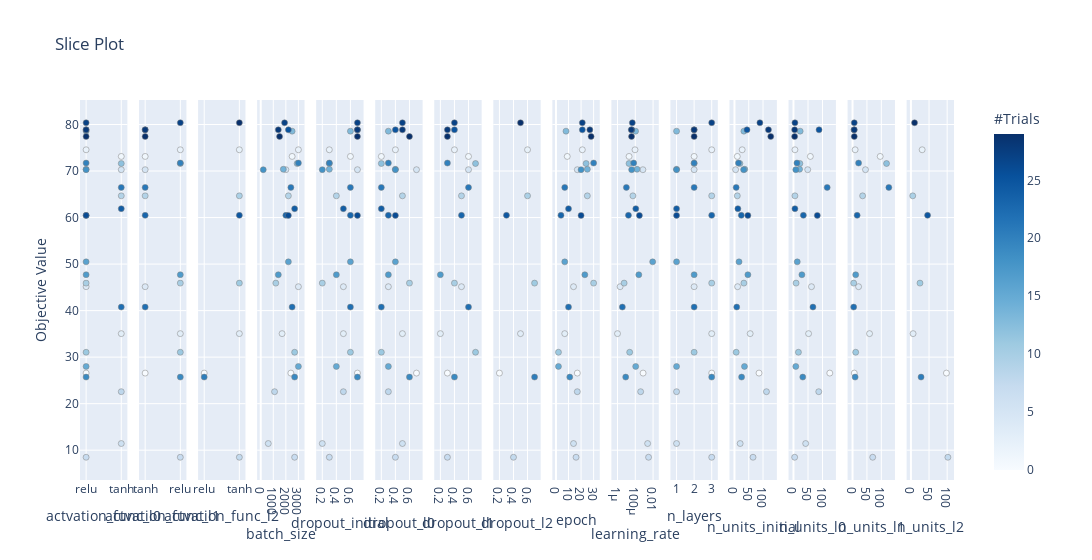

The code cell stored with this chart in its notebook:
### Markdown cell above
Nota-se pelo gráfico do histórico do tunning do modelo que ocorreu uma melhora na performance do modelo com o decorrer das iterações, obtendo um **'recall'** médio de 80.38% na validação cruzada.

### Code cell
plot_slice(study)

### Figure 1 — Plotly figure (JSON) as saved in the notebook; plotly's stock layout.template omitted (floating-point values rounded to 4 significant figures)
{"data": [{"marker": {"color": [0, 1, 2, 3, 4, 5, 6, 7, 8, 9, 10, 11, 12, 13, 14, 15, 16, 17, 18, 19, 20, 21, 22, 23, 24, 25, 26, 27, 28, 29], "colorbar": {"title": {"text": "#Trials"}, "x": 1, "xpad": 40}, "colorscale": [[0, "rgb(247,251,255)"], [0.125, "rgb(222,235,247)"], [0.25, "rgb(198,219,239)"], [0.375, "rgb(158,202,225)"], [0.5, "rgb(107,174,214)"], [0.625, "rgb(66,146,198)"], [0.75, "rgb(33,113,181)"], [0.875, "rgb(8,81,156)"], [1, "rgb(8,48,107)"]], "line": {"color": "Grey", "width": 0.5}, "showscale": true}, "mode": "markers", "showlegend": false, "type": "scatter", "x": ["relu", "tanh", "relu", "tanh", "relu", "tanh", "tanh", "relu", "tanh", "tanh", "relu", "relu", "tanh", "relu", "relu", "relu", "relu", "relu", "relu", "relu", "relu", "tanh", "tanh", "relu", "tanh", "relu", "relu", "relu", "relu", "relu"], "xaxis": "x", "y": [26.57, 73.14, 74.57, 35.05, 45.14, 70.29, 11.43, 8.48, 22.57, 64.67, 45.91, 31.05, 71.62, 78.57, 70.38, 28.0, 50.48, 47.71, 70.29, 25.71, 71.72, 66.48, 40.76, 60.48, 61.91, 78.86, 60.47, 80.38, 78.86, 77.43], "yaxis": "y"}, {"marker": {"color": [0, 1, 2, 3, 4, 5, 7, 9, 10, 11, 12, 17, 19, 20, 21, 22, 23, 25, 27, 28, 29], "colorbar": {"title": {"text": "#Trials"}, "x": 1, "xpad": 40}, "colorscale": [[0, "rgb(247,251,255)"], [0.125, "rgb(222,235,247)"], [0.25, "rgb(198,219,239)"], [0.375, "rgb(158,202,225)"], [0.5, "rgb(107,174,214)"], [0.625, "rgb(66,146,198)"], [0.75, "rgb(33,113,181)"], [0.875, "rgb(8,81,156)"], [1, "rgb(8,48,107)"]], "line": {"color": "Grey", "width": 0.5}, "showscale": false}, "mode": "markers", "showlegend": false, "type": "scatter", "x": ["tanh", "tanh", "relu", "relu", "tanh", "tanh", "relu", "tanh", "relu", "relu", "relu", "relu", "relu", "relu", "tanh", "tanh", "tanh", "tanh", "relu", "tanh", "tanh"], "xaxis": "x2", "y": [26.57, 73.14, 74.57, 35.05, 45.14, 70.29, 8.48, 64.67, 45.91, 31.05, 71.62, 47.71, 25.71, 71.72, 66.48, 40.76, 60.48, 78.86, 80.38, 78.86, 77.43], "yaxis": "y2"}, {"marker": {"color": [0, 2, 3, 7, 9, 10, 19, 23, 27], "colorbar": {"title": {"text": "#Trials"}, "x": 1, "xpad": 40}, "colorscale": [[0, "rgb(247,251,255)"], [0.125, "rgb(222,235,247)"], [0.25, "rgb(198,219,239)"], [0.375, "rgb(158,202,225)"], [0.5, "rgb(107,174,214)"], [0.625, "rgb(66,146,198)"], [0.75, "rgb(33,113,181)"], [0.875, "rgb(8,81,156)"], [1, "rgb(8,48,107)"]], "line": {"color": "Grey", "width": 0.5}, "showscale": false}, "mode": "markers", "showlegend": false, "type": "scatter", "x": ["relu", "tanh", "tanh", "tanh", "tanh", "tanh", "relu", "tanh", "tanh"], "xaxis": "x3", "y": [26.57, 74.57, 35.05, 8.48, 64.67, 45.91, 25.71, 60.48, 80.38], "yaxis": "y3"}, {"marker": {"color": [0, 1, 2, 3, 4, 5, 6, 7, 8, 9, 10, 11, 12, 13, 14, 15, 16, 17, 18, 19, 20, 21, 22, 23, 24, 25, 26, 27, 28, 29], "colorbar": {"title": {"text": "#Trials"}, "x": 1, "xpad": 40}, "colorscale": [[0, "rgb(247,251,255)"], [0.125, "rgb(222,235,247)"], [0.25, "rgb(198,219,239)"], [0.375, "rgb(158,202,225)"], [0.5, "rgb(107,174,214)"], [0.625, "rgb(66,146,198)"], [0.75, "rgb(33,113,181)"], [0.875, "rgb(8,81,156)"], [1, "rgb(8,48,107)"]], "line": {"color": "Grey", "width": 0.5}, "showscale": false}, "mode": "markers", "showlegend": false, "type": "scatter", "x": [2400, 2500, 3000, 1700, 3000, 2000, 600, 2700, 1100, 2200, 1200, 2700, 2900, 2500, 1800, 3000, 2200, 1400, 200, 2700, 3000, 2400, 2500, 2000, 2700, 2200, 2200, 1900, 1400, 1500], "xaxis": "x4", "y": [26.57, 73.14, 74.57, 35.05, 45.14, 70.29, 11.43, 8.48, 22.57, 64.67, 45.91, 31.05, 71.62, 78.57, 70.38, 28.0, 50.48, 47.71, 70.29, 25.71, 71.72, 66.48, 40.76, 60.48, 61.91, 78.86, 60.47, 80.38, 78.86, 77.43], "yaxis": "y4"}, {"marker": {"color": [0, 1, 2, 3, 4, 5, 6, 7, 8, 9, 10, 11, 12, 13, 14, 15, 16, 17, 18, 19, 20, 21, 22, 23, 24, 25, 26, 27, 28, 29], "colorbar": {"title": {"text": "#Trials"}, "x": 1, "xpad": 40}, "colorscale": [[0, "rgb(247,251,255)"], [0.125, "rgb(222,235,247)"], [0.25, "rgb(198,219,239)"], [0.375, "rgb(158,202,225)"], [0.5, "rgb(107,174,214)"], [0.625, "rgb(66,146,198)"], [0.75, "rgb(33,113,181)"], [0.875, "rgb(8,81,156)"], [1, "rgb(8,48,107)"]], "line": {"color": "Grey", "width": 0.5}, "showscale": false}, "mode": "markers", "showlegend": false, "type": "scatter", "x": [0.7, 0.6, 0.3, 0.5, 0.5, 0.7, 0.2, 0.3, 0.5, 0.4, 0.2, 0.6, 0.3, 0.6, 0.3, 0.4, 0.6, 0.4, 0.2, 0.7, 0.3, 0.6, 0.6, 0.6, 0.5, 0.7, 0.7, 0.7, 0.7, 0.7], "xaxis": "x5", "y": [26.57, 73.14, 74.57, 35.05, 45.14, 70.29, 11.43, 8.48, 22.57, 64.67, 45.91, 31.05, 71.62, 78.57, 70.38, 28.0, 50.48, 47.71, 70.29, 25.71, 71.72, 66.48, 40.76, 60.48, 61.91, 78.86, 60.47, 80.38, 78.86, 77.43], "yaxis": "y5"}, {"marker": {"color": [0, 1, 2, 3, 4, 5, 6, 7, 8, 9, 10, 11, 12, 13, 14, 15, 16, 17, 18, 19, 20, 21, 22, 23, 24, 25, 26, 27, 28, 29], "colorbar": {"title": {"text": "#Trials"}, "x": 1, "xpad": 40}, "colorscale": [[0, "rgb(247,251,255)"], [0.125, "rgb(222,235,247)"], [0.25, "rgb(198,219,239)"], [0.375, "rgb(158,202,225)"], [0.5, "rgb(107,174,214)"], [0.625, "rgb(66,146,198)"], [0.75, "rgb(33,113,181)"], [0.875, "rgb(8,81,156)"], [1, "rgb(8,48,107)"]], "line": {"color": "Grey", "width": 0.5}, "showscale": false}, "mode": "markers", "showlegend": false, "type": "scatter", "x": [0.7, 0.2, 0.4, 0.5, 0.3, 0.7, 0.5, 0.4, 0.3, 0.5, 0.6, 0.2, 0.2, 0.3, 0.4, 0.3, 0.4, 0.3, 0.4, 0.6, 0.3, 0.2, 0.2, 0.3, 0.2, 0.4, 0.4, 0.5, 0.5, 0.6], "xaxis": "x6", "y": [26.57, 73.14, 74.57, 35.05, 45.14, 70.29, 11.43, 8.48, 22.57, 64.67, 45.91, 31.05, 71.62, 78.57, 70.38, 28.0, 50.48, 47.71, 70.29, 25.71, 71.72, 66.48, 40.76, 60.48, 61.91, 78.86, 60.47, 80.38, 78.86, 77.43], "yaxis": "y6"}, {"marker": {"color": [0, 1, 2, 3, 4, 5, 7, 9, 10, 11, 12, 17, 19, 20, 21, 22, 23, 25, 27, 28, 29], "colorbar": {"title": {"text": "#Trials"}, "x": 1, "xpad": 40}, "colorscale": [[0, "rgb(247,251,255)"], [0.125, "rgb(222,235,247)"], [0.25, "rgb(198,219,239)"], [0.375, "rgb(158,202,225)"], [0.5, "rgb(107,174,214)"], [0.625, "rgb(66,146,198)"], [0.75, "rgb(33,113,181)"], [0.875, "rgb(8,81,156)"], [1, "rgb(8,48,107)"]], "line": {"color": "Grey", "width": 0.5}, "showscale": false}, "mode": "markers", "showlegend": false, "type": "scatter", "x": [0.3, 0.6, 0.4, 0.2, 0.5, 0.6, 0.3, 0.5, 0.4, 0.7, 0.7, 0.2, 0.4, 0.3, 0.6, 0.6, 0.5, 0.4, 0.4, 0.3, 0.3], "xaxis": "x7", "y": [26.57, 73.14, 74.57, 35.05, 45.14, 70.29, 8.48, 64.67, 45.91, 31.05, 71.62, 47.71, 25.71, 71.72, 66.48, 40.76, 60.48, 78.86, 80.38, 78.86, 77.43], "yaxis": "y7"}, {"marker": {"color": [0, 2, 3, 7, 9, 10, 19, 23, 27], "colorbar": {"title": {"text": "#Trials"}, "x": 1, "xpad": 40}, "colorscale": [[0, "rgb(247,251,255)"], [0.125, "rgb(222,235,247)"], [0.25, "rgb(198,219,239)"], [0.375, "rgb(158,202,225)"], [0.5, "rgb(107,174,214)"], [0.625, "rgb(66,146,198)"], [0.75, "rgb(33,113,181)"], [0.875, "rgb(8,81,156)"], [1, "rgb(8,48,107)"]], "line": {"color": "Grey", "width": 0.5}, "showscale": false}, "mode": "markers", "showlegend": false, "type": "scatter", "x": [0.2, 0.6, 0.5, 0.4, 0.6, 0.7, 0.7, 0.3, 0.5], "xaxis": "x8", "y": [26.57, 74.57, 35.05, 8.48, 64.67, 45.91, 25.71, 60.48, 80.38], "yaxis": "y8"}, {"marker": {"color": [0, 1, 2, 3, 4, 5, 6, 7, 8, 9, 10, 11, 12, 13, 14, 15, 16, 17, 18, 19, 20, 21, 22, 23, 24, 25, 26, 27, 28, 29], "colorbar": {"title": {"text": "#Trials"}, "x": 1, "xpad": 40}, "colorscale": [[0, "rgb(247,251,255)"], [0.125, "rgb(222,235,247)"], [0.25, "rgb(198,219,239)"], [0.375, "rgb(158,202,225)"], [0.5, "rgb(107,174,214)"], [0.625, "rgb(66,146,198)"], [0.75, "rgb(33,113,181)"], [0.875, "rgb(8,81,156)"], [1, "rgb(8,48,107)"]], "line": {"color": "Grey", "width": 0.5}, "showscale": false}, "mode": "markers", "showlegend": false, "type": "scatter", "x": [17, 9, 21, 7, 14, 17, 14, 16, 17, 25, 30, 2, 24, 8, 25, 2, 7, 23, 20, 11, 30, 7, 10, 4, 10, 21, 20, 21, 27, 28], "xaxis": "x9", "y": [26.57, 73.14, 74.57, 35.05, 45.14, 70.29, 11.43, 8.48, 22.57, 64.67, 45.91, 31.05, 71.62, 78.57, 70.38, 28.0, 50.48, 47.71, 70.29, 25.71, 71.72, 66.48, 40.76, 60.48, 61.91, 78.86, 60.47, 80.38, 78.86, 77.43], "yaxis": "y9"}, {"marker": {"color": [0, 1, 2, 3, 4, 5, 6, 7, 8, 9, 10, 11, 12, 13, 14, 15, 16, 17, 18, 19, 20, 21, 22, 23, 24, 25, 26, 27, 28, 29], "colorbar": {"title": {"text": "#Trials"}, "x": 1, "xpad": 40}, "colorscale": [[0, "rgb(247,251,255)"], [0.125, "rgb(222,235,247)"], [0.25, "rgb(198,219,239)"], [0.375, "rgb(158,202,225)"], [0.5, "rgb(107,174,214)"], [0.625, "rgb(66,146,198)"], [0.75, "rgb(33,113,181)"], [0.875, "rgb(8,81,156)"], [1, "rgb(8,48,107)"]], "line": {"color": "Grey", "width": 0.5}, "showscale": false}, "mode": "markers", "showlegend": false, "type": "scatter", "x": [0.0007528, 1.998e-05, 9.313e-05, 1.006e-06, 1.969e-06, 0.0007161, 0.002434, 0.003101, 0.0003997, 5.387e-05, 5.571e-06, 2.345e-05, 1.986e-05, 0.0001072, 0.0001573, 0.0001114, 0.008954, 0.0002483, 3.917e-05, 8.375e-06, 6.609e-05, 9.938e-06, 3.522e-06, 1.706e-05, 0.0001139, 4.107e-05, 0.0002903, 4.64e-05, 3.561e-05, 3.784e-05], "xaxis": "x10", "y": [26.57, 73.14, 74.57, 35.05, 45.14, 70.29, 11.43, 8.48, 22.57, 64.67, 45.91, 31.05, 71.62, 78.57, 70.38, 28.0, 50.48, 47.71, 70.29, 25.71, 71.72, 66.48, 40.76, 60.48, 61.91, 78.86, 60.47, 80.38, 78.86, 77.43], "yaxis": "y10"}, {"marker": {"color": [0, 1, 2, 3, 4, 5, 6, 7, 8, 9, 10, 11, 12, 13, 14, 15, 16, 17, 18, 19, 20, 21, 22, 23, 24, 25, 26, 27, 28, 29], "colorbar": {"title": {"text": "#Trials"}, "x": 1, "xpad": 40}, "colorscale": [[0, "rgb(247,251,255)"], [0.125, "rgb(222,235,247)"], [0.25, "rgb(198,219,239)"], [0.375, "rgb(158,202,225)"], [0.5, "rgb(107,174,214)"], [0.625, "rgb(66,146,198)"], [0.75, "rgb(33,113,181)"], [0.875, "rgb(8,81,156)"], [1, "rgb(8,48,107)"]], "line": {"color": "Grey", "width": 0.5}, "showscale": false}, "mode": "markers", "showlegend": false, "type": "scatter", "x": [3, 2, 3, 3, 2, 2, 1, 3, 1, 3, 3, 2, 2, 1, 1, 1, 1, 2, 1, 3, 2, 2, 2, 3, 1, 2, 1, 3, 2, 2], "xaxis": "x11", "y": [26.57, 73.14, 74.57, 35.05, 45.14, 70.29, 11.43, 8.48, 22.57, 64.67, 45.91, 31.05, 71.62, 78.57, 70.38, 28.0, 50.48, 47.71, 70.29, 25.71, 71.72, 66.48, 40.76, 60.48, 61.91, 78.86, 60.47, 80.38, 78.86, 77.43], "yaxis": "y11"}, {"marker": {"color": [0, 1, 2, 3, 4, 5, 6, 7, 8, 9, 10, 11, 12, 13, 14, 15, 16, 17, 18, 19, 20, 21, 22, 23, 24, 25, 26, 27, 28, 29], "colorbar": {"title": {"text": "#Trials"}, "x": 1, "xpad": 40}, "colorscale": [[0, "rgb(247,251,255)"], [0.125, "rgb(222,235,247)"], [0.25, "rgb(198,219,239)"], [0.375, "rgb(158,202,225)"], [0.5, "rgb(107,174,214)"], [0.625, "rgb(66,146,198)"], [0.75, "rgb(33,113,181)"], [0.875, "rgb(8,81,156)"], [1, "rgb(8,48,107)"]], "line": {"color": "Grey", "width": 0.5}, "showscale": false}, "mode": "markers", "showlegend": false, "type": "scatter", "x": [86, 10, 27, 55, 11, 4, 20, 65, 112, 10, 33, 6, 19, 33, 36, 35, 16, 47, 32, 25, 14, 6, 8, 24, 12, 44, 47, 89, 119, 127], "xaxis": "x12", "y": [26.57, 73.14, 74.57, 35.05, 45.14, 70.29, 11.43, 8.48, 22.57, 64.67, 45.91, 31.05, 71.62, 78.57, 70.38, 28.0, 50.48, 47.71, 70.29, 25.71, 71.72, 66.48, 40.76, 60.48, 61.91, 78.86, 60.47, 80.38, 78.86, 77.43], "yaxis": "y12"}, {"marker": {"color": [0, 1, 2, 3, 4, 5, 6, 7, 8, 9, 10, 11, 12, 13, 14, 15, 16, 17, 18, 19, 20, 21, 22, 23, 24, 25, 26, 27, 28, 29], "colorbar": {"title": {"text": "#Trials"}, "x": 1, "xpad": 40}, "colorscale": [[0, "rgb(247,251,255)"], [0.125, "rgb(222,235,247)"], [0.25, "rgb(198,219,239)"], [0.375, "rgb(158,202,225)"], [0.5, "rgb(107,174,214)"], [0.625, "rgb(66,146,198)"], [0.75, "rgb(33,113,181)"], [0.875, "rgb(8,81,156)"], [1, "rgb(8,48,107)"]], "line": {"color": "Grey", "width": 0.5}, "showscale": false}, "mode": "markers", "showlegend": false, "type": "scatter", "x": [125, 58, 5, 52, 62, 49, 42, 4, 87, 5, 9, 17, 22, 23, 21, 8, 13, 29, 8, 32, 12, 116, 67, 34, 5, 88, 82, 5, 4, 4], "xaxis": "x13", "y": [26.57, 73.14, 74.57, 35.05, 45.14, 70.29, 11.43, 8.48, 22.57, 64.67, 45.91, 31.05, 71.62, 78.57, 70.38, 28.0, 50.48, 47.71, 70.29, 25.71, 71.72, 66.48, 40.76, 60.48, 61.91, 78.86, 60.47, 80.38, 78.86, 77.43], "yaxis": "y13"}, {"marker": {"color": [0, 1, 2, 3, 4, 5, 7, 9, 10, 11, 12, 17, 19, 20, 21, 22, 23, 25, 27, 28, 29], "colorbar": {"title": {"text": "#Trials"}, "x": 1, "xpad": 40}, "colorscale": [[0, "rgb(247,251,255)"], [0.125, "rgb(222,235,247)"], [0.25, "rgb(198,219,239)"], [0.375, "rgb(158,202,225)"], [0.5, "rgb(107,174,214)"], [0.625, "rgb(66,146,198)"], [0.75, "rgb(33,113,181)"], [0.875, "rgb(8,81,156)"], [1, "rgb(8,48,107)"]], "line": {"color": "Grey", "width": 0.5}, "showscale": false}, "mode": "markers", "showlegend": false, "type": "scatter", "x": [6, 96, 9, 59, 21, 45, 70, 35, 4, 11, 118, 11, 9, 21, 126, 4, 16, 5, 6, 6, 6], "xaxis": "x14", "y": [26.57, 73.14, 74.57, 35.05, 45.14, 70.29, 8.48, 64.67, 45.91, 31.05, 71.62, 47.71, 25.71, 71.72, 66.48, 40.76, 60.48, 78.86, 80.38, 78.86, 77.43], "yaxis": "y14"}, {"marker": {"color": [0, 2, 3, 7, 9, 10, 19, 23, 27], "colorbar": {"title": {"text": "#Trials"}, "x": 1, "xpad": 40}, "colorscale": [[0, "rgb(247,251,255)"], [0.125, "rgb(222,235,247)"], [0.25, "rgb(198,219,239)"], [0.375, "rgb(158,202,225)"], [0.5, "rgb(107,174,214)"], [0.625, "rgb(66,146,198)"], [0.75, "rgb(33,113,181)"], [0.875, "rgb(8,81,156)"], [1, "rgb(8,48,107)"]], "line": {"color": "Grey", "width": 0.5}, "showscale": false}, "mode": "markers", "showlegend": false, "type": "scatter", "x": [98, 31, 6, 102, 5, 25, 28, 46, 10], "xaxis": "x15", "y": [26.57, 74.57, 35.05, 8.48, 64.67, 45.91, 25.71, 60.48, 80.38], "yaxis": "y15"}], "layout": {"title": {"text": "Slice Plot"}, "width": 4500, "xaxis": {"anchor": "y", "domain": [0, 0.05422], "title": {"text": "actvation_func_l0"}}, "xaxis10": {"anchor": "y10", "domain": [0.608, 0.6622], "title": {"text": "learning_rate"}, "type": "log"}, "xaxis11": {"anchor": "y11", "domain": [0.6756, 0.7298], "title": {"text": "n_layers"}}, "xaxis12": {"anchor": "y12", "domain": [0.7431, 0.7973], "title": {"text": "n_units_initial"}}, "xaxis13": {"anchor": "y13", "domain": [0.8107, 0.8649], "title": {"text": "n_units_l0"}}, "xaxis14": {"anchor": "y14", "domain": [0.8782, 0.9324], "title": {"text": "n_units_l1"}}, "xaxis15": {"anchor": "y15", "domain": [0.9458, 1.0], "title": {"text": "n_units_l2"}}, "xaxis2": {"anchor": "y2", "domain": [0.06756, 0.1218], "title": {"text": "actvation_func_l1"}}, "xaxis3": {"anchor": "y3", "domain": [0.1351, 0.1893], "title": {"text": "actvation_func_l2"}}, "xaxis4": {"anchor": "y4", "domain": [0.2027, 0.2569], "title": {"text": "batch_size"}}, "xaxis5": {"anchor": "y5", "domain": [0.2702, 0.3244], "title": {"text": "dropout_initial"}}, "xaxis6": {"anchor": "y6", "domain": [0.3378, 0.392], "title": {"text": "dropout_l0"}}, "xaxis7": {"anchor": "y7", "domain": [0.4053, 0.4596], "title": {"text": "dropout_l1"}}, "xaxis8": {"anchor": "y8", "domain": [0.4729, 0.5271], "title": {"text": "dropout_l2"}}, "xaxis9": {"anchor": "y9", "domain": [0.5404, 0.5947], "title": {"text": "epoch"}}, "yaxis": {"anchor": "x", "domain": [0, 1], "title": {"text": "Objective Value"}}, "yaxis10": {"anchor": "x10", "domain": [0, 1], "matches": "y", "showticklabels": false}, "yaxis11": {"anchor": "x11", "domain": [0, 1], "matches": "y", "showticklabels": false}, "yaxis12": {"anchor": "x12", "domain": [0, 1], "matches": "y", "showticklabels": false}, "yaxis13": {"anchor": "x13", "domain": [0, 1], "matches": "y", "showticklabels": false}, "yaxis14": {"anchor": "x14", "domain": [0, 1], "matches": "y", "showticklabels": false}, "yaxis15": {"anchor": "x15", "domain": [0, 1], "matches": "y", "showticklabels": false}, "yaxis2": {"anchor": "x2", "domain": [0, 1], "matches": "y", "showticklabels": false}, "yaxis3": {"anchor": "x3", "domain": [0, 1], "matches": "y", "showticklabels": false}, "yaxis4": {"anchor": "x4", "domain": [0, 1], "matches": "y", "showticklabels": false}, "yaxis5": {"anchor": "x5", "domain": [0, 1], "matches": "y", "showticklabels": false}, "yaxis6": {"anchor": "x6", "domain": [0, 1], "matches": "y", "showticklabels": false}, "yaxis7": {"anchor": "x7", "domain": [0, 1], "matches": "y", "showticklabels": false}, "yaxis8": {"anchor": "x8", "domain": [0, 1], "matches": "y", "showticklabels": false}, "yaxis9": {"anchor": "x9", "domain": [0, 1], "matches": "y", "showticklabels": false}}}
